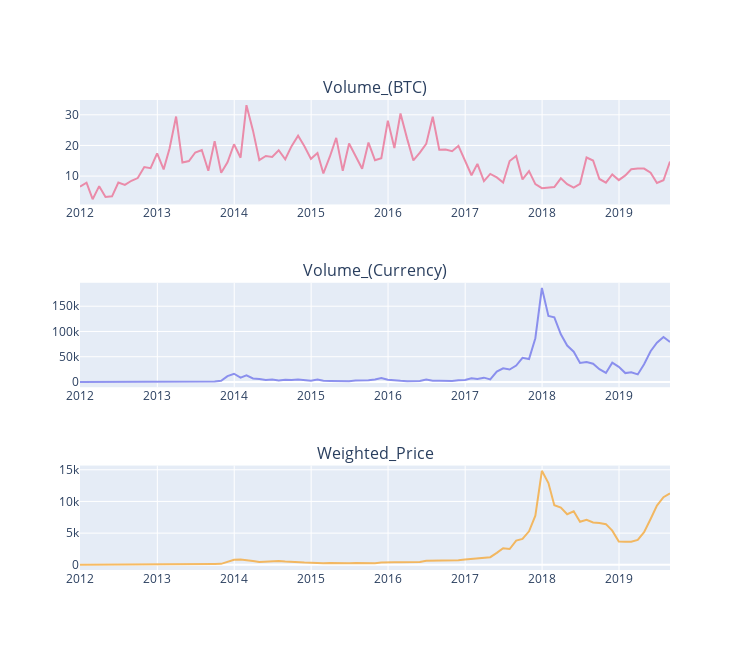

The notebook cell saved with this chart:
### Code cell
# Other data
trace_btc = go.Scatter(x = df_bitstamp_m.index,
                   y = df_bitstamp_w['Volume_(BTC)'],
                   mode = "lines",
                   name = "Volume_(BTC)",
                   marker = dict(color = 'rgba(235, 115, 150, 0.8)')
                       )
trace_currency = go.Scatter(x = df_bitstamp_m.index,
                   y = df_bitstamp_m['Volume_(Currency)'],
                   mode = "lines",
                   name = "Volume_(Currency)",
                   marker = dict(color = 'rgba(115, 120, 235, 0.8)')
                       )
trace_weighted_price = go.Scatter(x = df_bitstamp_m.index,
                   y = df_bitstamp_m['Weighted_Price'],
                   mode = "lines",
                   name = "Weighted_Price",
                   marker = dict(color = 'rgba(245, 170, 60, 0.8)')
                       )

fig = subplots.make_subplots(rows=3, cols=1,
                             subplot_titles=("Volume_(BTC)","Volume_(Currency)", "Weighted_Price"))

fig.append_trace(trace_btc, 1, 1)
fig.append_trace(trace_currency, 2, 1)
fig.append_trace(trace_weighted_price, 3, 1)

fig['layout'].update(height=650, width=750, showlegend=False)

iplot(fig);
